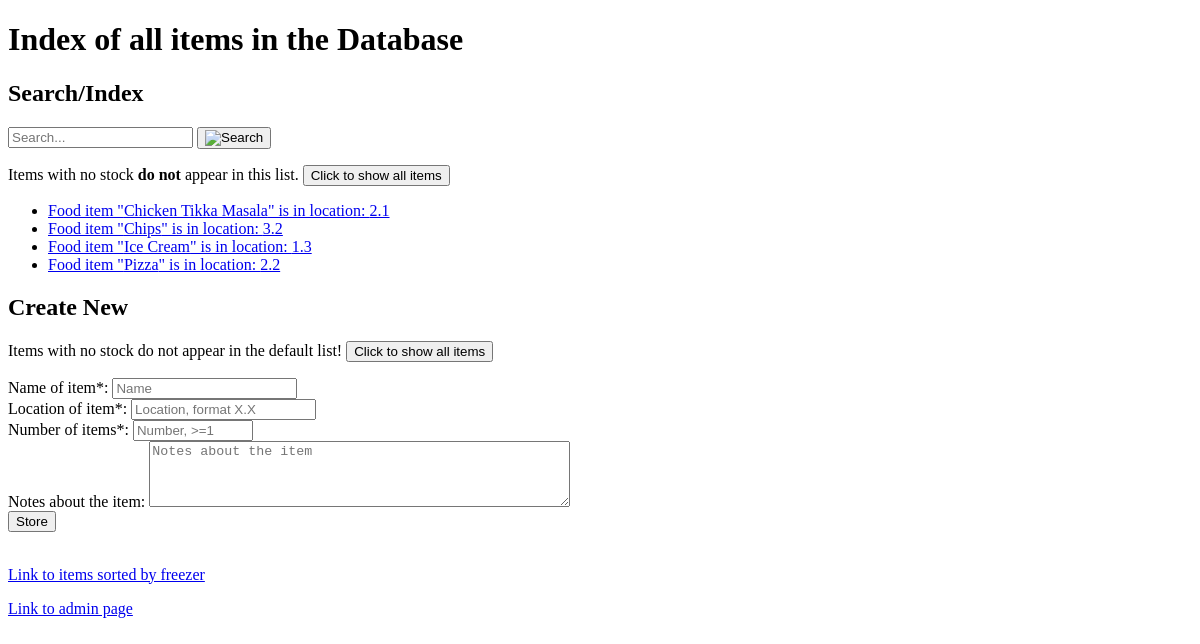
The page /ffdb/ on the database as committed earlier.
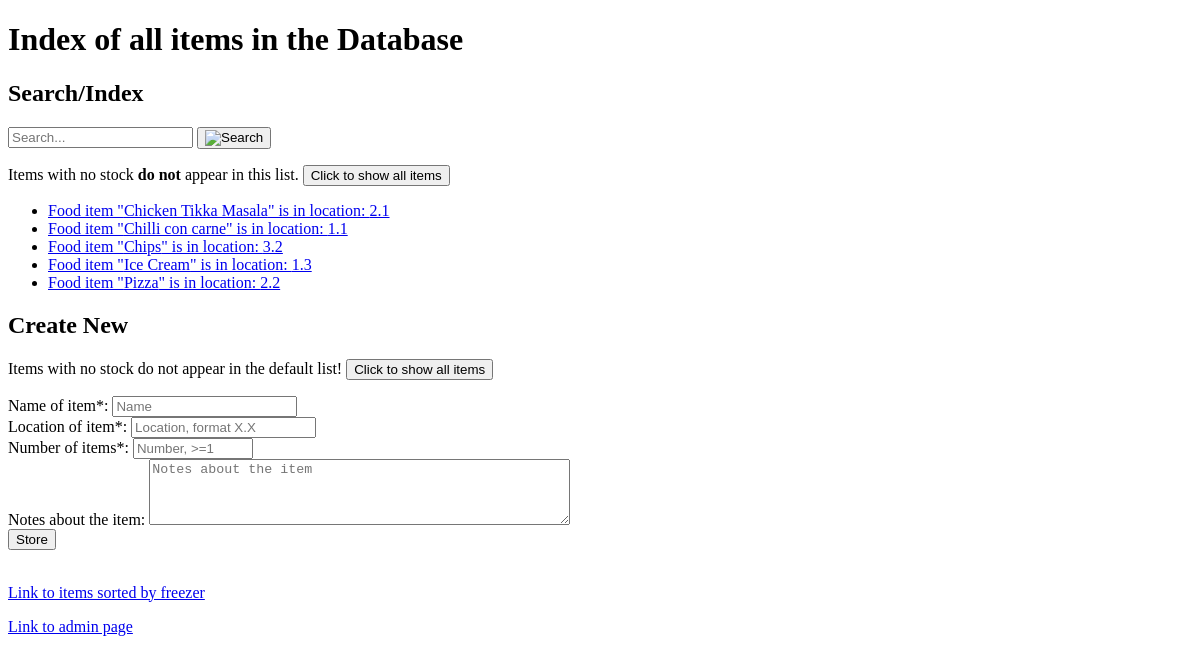
The same page on the database as committed later.
### ffdb/models.py (models this page shows)
class foodItems(models.Model):
    foodName = models.CharField('the name of the food item', max_length=200)
    foodLocation = models.CharField('the location of the food item', max_length=3)
    foodItemNotes = models.CharField('any other notes about the food item', max_length=300, blank=True)
    def __str__(self):
        return self.foodName

### ffdb/views.py (the view, shortened to what this page needs)
# urls.py: path('', views.index, name='index'),
def index(request):
    all_food_items = foodItems.objects.all().order_by('foodName') # get all items & order alphabetically
    food_stock = foodStock.objects.all().order_by('foodItemss__foodName') # get all item's stock, ordered by name (same as all_food_items)
    if request.method == 'GET':
        query = request.GET.get('q')
        if query == '*ShowAll': # "search" to reveal all items
            context = {
                'all_food_items': all_food_items,
                'query': query,
            }
        else: # search has no results
            context = {
                'all_food_items': all_food_items,
                'food_stock': food_stock
            }
    else:
        context = {
            'all_food_items': all_food_items,
            'food_stock': food_stock,
            }
    return render(request, "ffdb/index.html", context)

### ffdb/templatetags/ffdb_tags.py (called while the page is built)
@register.filter # custom filter that takes the current for loop index (or other index variable) and uses it to get the value (this cannot be done normally)
def index(indexable, i):
    try:
        return indexable[i]
    except: # if the index doesn't exist, then return nothing
        return ''

### ffdb/templates/ffdb/index.html (shortened to what this page needs)
<!DOCTYPE html>
<html>
{% load static %}
{% load ffdb_tags %}
    <head>
    </head>
    <body>
        <h1>Index of all items in the Database</h1>
        <h2>Search/Index</h2>
            <form action='{% url 'index' %}' method='GET'>
                <input name='q' type='search' placeholder='Search...' id='searchbar' autofocus>
                <button for="searchbar"><img src="{% static "admin/img/search.svg" %}" alt="Search"></button>
            </form>
            {% if search_results %}
                <p>You searched for "<b>{{ query }}</b>". Here are your results: <a href='/ffdb/'>Clear search</a></p>
                <ul>
                    {% for item in search_results %}
                        <li><a href="/ffdb/{{ item.id }}/">Food item "{{item}}" is in location: {{ item.foodLocation }}</a></li>
                    {% endfor %}
                </ul>
            {% elif all_food_items %}
                <form action='{% url 'index' %}' method='GET'>
                    <p>Items with no stock <b>do not</b> appear in this list.
                    <button for='q'>Click to show all items</button>
                </form>
                <ul>
                    {% for item in all_food_items %}
                        {% with stock=food_stock|index:forloop.counter0 %}
                            {% if stock.stockNumber != 0 %}
                                <li><a href="/ffdb/{{ item.id }}/">Food item "{{item}}" is in location: {{ item.foodLocation }}</a></li>
                            {% endif %}
                        {% endwith %}
                    {% endfor %}
                </ul>
            {% else %}
                <p>There is no food in the Freezer Food DataBase</p>
            {% endif %}
        <h2>Create New</h2>
            <form action='{% url 'index' %}' method='GET'>
                <p>Items with no stock do not appear in the default list!
                <button for='q'>Click to show all items</button>
            </form>
            <form action='' method='POST'>{% csrf_token %}
                <label for='name'>Name of item*:</label>
                <input name='Name' type='text' placeholder='Name' id='name' maxlength='200' required></br>
                <label for='location'>Location of item*:</label>
                <input name='Location' type='text' placeholder='Location, format X.X' id='location' required pattern='([1]\.[1-5])|([2]\.[1-4])|([3]\.[12])' title='X.X, eg. 1.2 or 3.1'></br>
                <label for='stock'>Number of items*:</label>
                <input name='Number' type='Number' placeholder='Number, >=1' id='stock' min='1' max='2147483647' required></br>
                <label for='notes'>Notes about the item:</label>
                <textarea name='Notes' type='text' placeholder='Notes about the item' id='notes' rows='4' cols='50' maxlength='200'></textarea></br>
                <button type='submit' for='notes' id='confirm'>Store</button>
            </form>
        <p><a href='/ffdb/freezer/'>Link to items sorted by freezer</a></p>
        <p><a href='/admin/ffdb/fooditems/'>Link to admin page</a></p>
    </body>
</html>

Rows that differ between the two databases and show on the page:
added foodItems: foodName "Chilli con carne", foodLocation "1.1"
